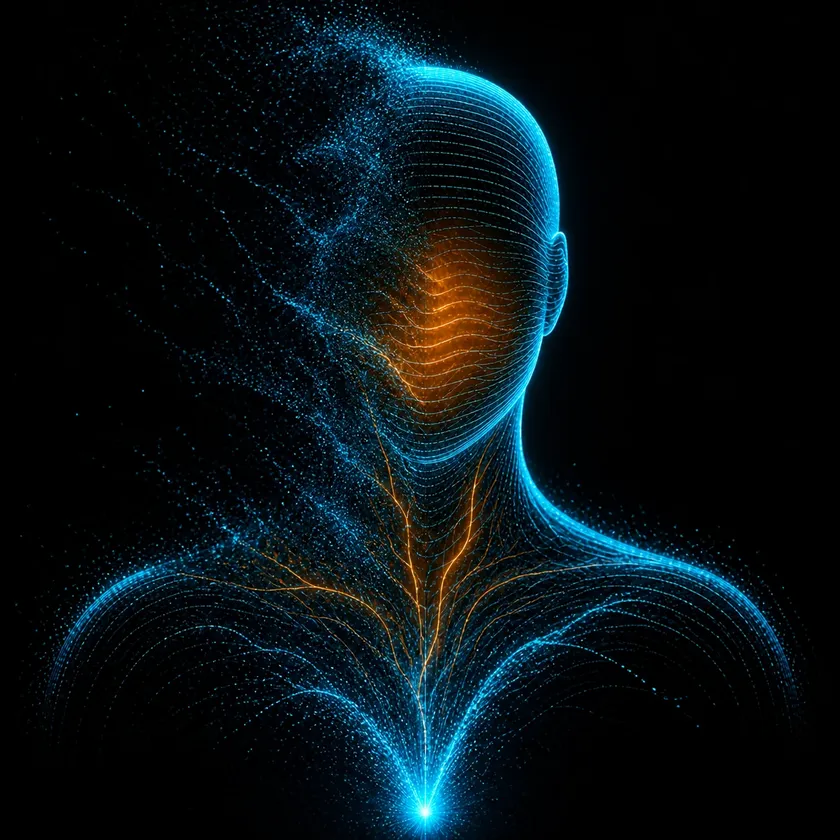
#> input picture verification/p13/asli/apex-assembly-25-v1.webp, 840 x 840 px, shrunk from 1254 x 1254 before the run
$ python peta-blok.py ../../verification/p13/asli/apex-assembly-25-v1.webp ../../verification/p13/asli/apex-assembly-60-v1.webp
#> lines starting #> are read from the running program, lines starting #| are printed output that depends on the picture
#!/usr/bin/env python3
"""peta-blok.py — peta |selisih| per blok antara median tangkapan dan acuan."""
import sys
import numpy as np
from PIL import Image

ref = np.asarray(Image.open(sys.argv[1]).convert('RGB'), dtype=np.float32)
cur = np.asarray(Image.open(sys.argv[2]).convert('RGB'), dtype=np.float32)
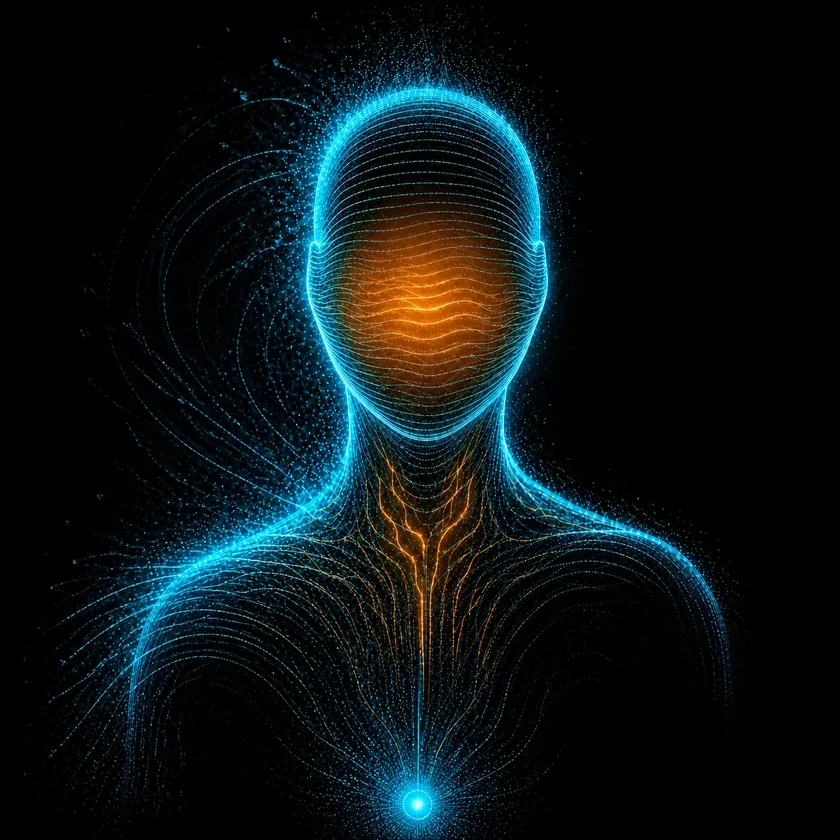
#> input picture verification/p13/asli/apex-assembly-60-v1.webp, 840 x 840 px, shrunk from 1254 x 1254 before the run
gx, gy = 12, 8
h, w, _ = ref.shape
#> h = 840; w = 840
d = np.abs(cur - ref).mean(axis=2)
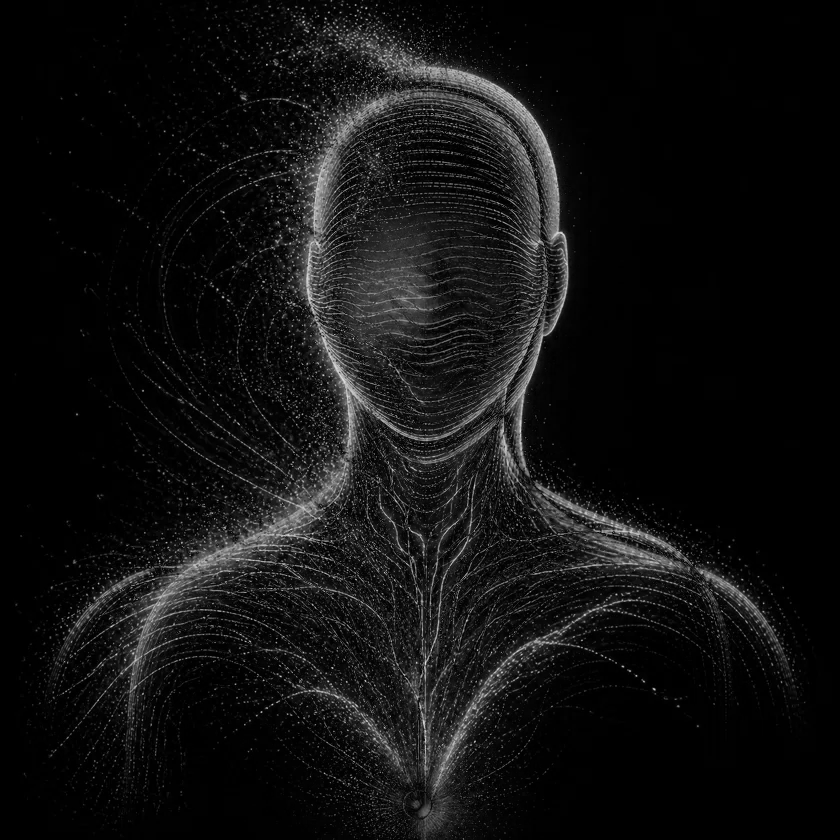
#> d: shape (840, 840) float32; min 0, max 227, mean 17.1
print(f'{sys.argv[2].split("/")[-1]} vs {sys.argv[1].split("/")[-1]}  MAE {d.mean():.2f}')
#| apex-assembly-60-v1.webp vs apex-assembly-25-v1.webp  MAE 17.07
for i in range(gy):
    print('  ' + ' '.join(f'{d[i*h//gy:(i+1)*h//gy, j*w//gx:(j+1)*w//gx].mean():6.1f}' for j in range(gx)))
#> this loop made 8 passes
#|      0.1    0.5    1.8    7.5   21.6   45.7   38.3   12.1    0.5    0.4    0.1    0.0
#|      0.1    0.9    3.5   10.0   58.0   37.3   27.0   66.0    3.2    0.2    0.0    0.0
#|      0.2    1.3    4.0   11.4   62.0   56.9   29.6   47.3   12.3    0.3    0.1    0.0
#|      0.1    1.7    6.6   10.4   45.5   49.6   30.1   47.9    1.6    0.1    0.1    0.0
#|      0.1    1.1    7.7   23.7   59.4   39.1   39.3   40.8   15.8    1.1    0.0    0.0
#|      1.7   22.0   54.0   51.3   37.1   32.8   34.7   22.8   41.7   36.3   23.3    1.1
#|      5.0   24.6   16.7   10.5   25.1   34.7   45.7   26.3    6.1    2.3    5.3    5.6
#|      0.9    5.1    2.6    1.2    6.8   27.4   40.3    4.7    0.2    0.0    0.1    0.1
